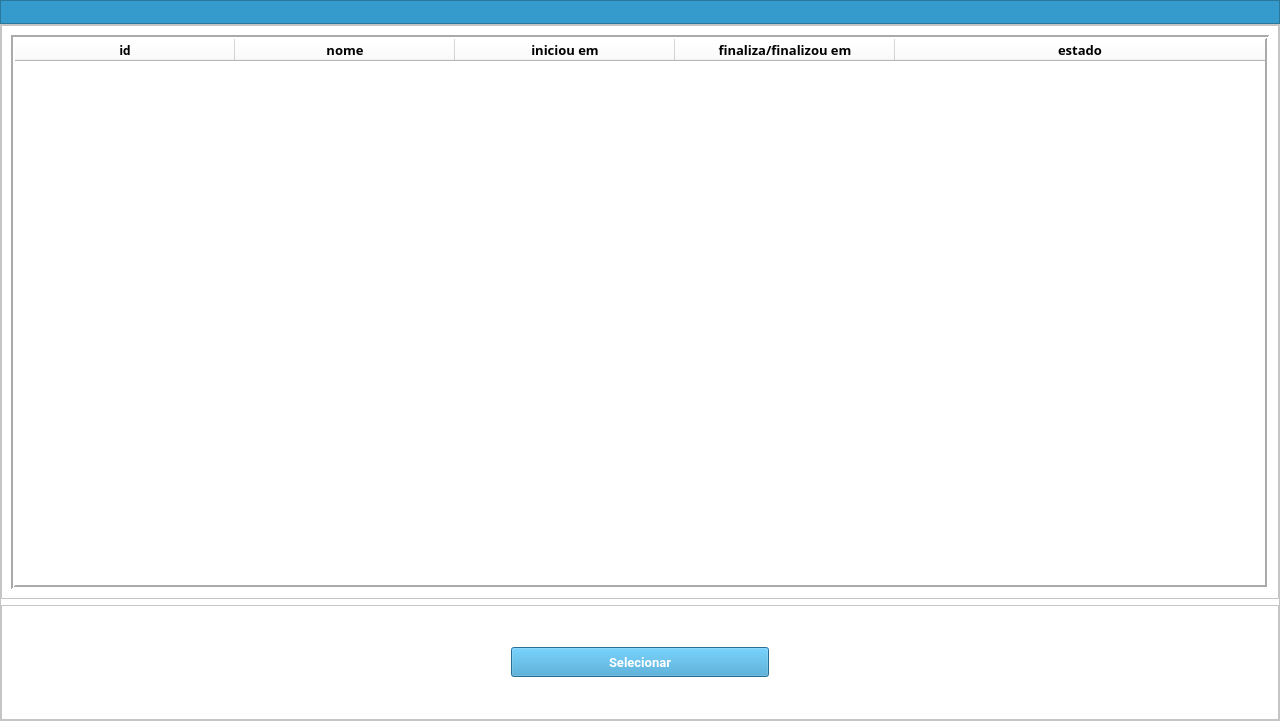
<?xml version="1.0" encoding="UTF-8"?>
<ui version="4.0">
 <class>MainWindow</class>
 <widget class="QMainWindow" name="MainWindow">
  <property name="geometry">
   <rect>
    <x>0</x>
    <y>0</y>
    <width>1280</width>
    <height>721</height>
   </rect>
  </property>
  <property name="windowTitle">
   <string>Iniciar Sessão</string>
  </property>
  <property name="windowIcon">
   <iconset>
    <normaloff>icons/logo_50.png</normaloff>icons/logo_50.png</iconset>
  </property>
  <widget class="QWidget" name="centralwidget">
   <layout class="QVBoxLayout" name="verticalLayout_2">
    <property name="spacing">
     <number>0</number>
    </property>
    <property name="leftMargin">
     <number>0</number>
    </property>
    <property name="topMargin">
     <number>0</number>
    </property>
    <property name="rightMargin">
     <number>0</number>
    </property>
    <property name="bottomMargin">
     <number>0</number>
    </property>
    <item>
     <widget class="QFrame" name="frame_menu">
      <property name="sizePolicy">
       <sizepolicy hsizetype="Maximum" vsizetype="Maximum">
        <horstretch>0</horstretch>
        <verstretch>0</verstretch>
       </sizepolicy>
      </property>
      <property name="maximumSize">
       <size>
        <width>16777214</width>
        <height>16777214</height>
       </size>
      </property>
      <property name="styleSheet">
       <string notr="true">background-color: rgb(53, 154, 204);</string>
      </property>
      <property name="frameShape">
       <enum>QFrame::StyledPanel</enum>
      </property>
      <property name="frameShadow">
       <enum>QFrame::Raised</enum>
      </property>
      <layout class="QHBoxLayout" name="horizontalLayout">
       <property name="spacing">
        <number>0</number>
       </property>
       <property name="leftMargin">
        <number>1</number>
       </property>
       <property name="topMargin">
        <number>0</number>
       </property>
       <property name="rightMargin">
        <number>0</number>
       </property>
       <property name="bottomMargin">
        <number>0</number>
       </property>
       <item alignment="Qt::AlignLeft">
        <widget class="QPushButton" name="pushButton_menu_main">
         <property name="enabled">
          <bool>true</bool>
         </property>
         <property name="text">
          <string/>
         </property>
         <property name="icon">
          <iconset>
           <normaloff>icons/logo_50.png</normaloff>icons/logo_50.png</iconset>
         </property>
         <property name="iconSize">
          <size>
           <width>24</width>
           <height>24</height>
          </size>
         </property>
         <property name="flat">
          <bool>true</bool>
         </property>
        </widget>
       </item>
       <item>
        <spacer name="horizontalSpacer">
         <property name="orientation">
          <enum>Qt::Horizontal</enum>
         </property>
         <property name="sizeHint" stdset="0">
          <size>
           <width>40</width>
           <height>20</height>
          </size>
         </property>
        </spacer>
       </item>
       <item>
        <widget class="QPushButton" name="pushButton_menu_exit">
         <property name="text">
          <string/>
         </property>
         <property name="icon">
          <iconset>
           <normaloff>icons/logout.png</normaloff>icons/logout.png</iconset>
         </property>
         <property name="iconSize">
          <size>
           <width>24</width>
           <height>24</height>
          </size>
         </property>
         <property name="flat">
          <bool>true</bool>
         </property>
        </widget>
       </item>
      </layout>
     </widget>
    </item>
    <item>
     <widget class="QFrame" name="frame">
      <property name="sizePolicy">
       <sizepolicy hsizetype="Preferred" vsizetype="Preferred">
        <horstretch>0</horstretch>
        <verstretch>1</verstretch>
       </sizepolicy>
      </property>
      <property name="styleSheet">
       <string notr="true">background-color: rgb(255, 255, 255);</string>
      </property>
      <property name="frameShape">
       <enum>QFrame::StyledPanel</enum>
      </property>
      <property name="frameShadow">
       <enum>QFrame::Raised</enum>
      </property>
      <layout class="QVBoxLayout" name="verticalLayout">
       <property name="leftMargin">
        <number>0</number>
       </property>
       <property name="topMargin">
        <number>0</number>
       </property>
       <property name="rightMargin">
        <number>0</number>
       </property>
       <property name="bottomMargin">
        <number>0</number>
       </property>
       <item>
        <widget class="QFrame" name="frame_2">
         <property name="sizePolicy">
          <sizepolicy hsizetype="Preferred" vsizetype="Preferred">
           <horstretch>0</horstretch>
           <verstretch>5</verstretch>
          </sizepolicy>
         </property>
         <property name="frameShape">
          <enum>QFrame::StyledPanel</enum>
         </property>
         <property name="frameShadow">
          <enum>QFrame::Raised</enum>
         </property>
         <layout class="QVBoxLayout" name="verticalLayout_3">
          <item>
           <widget class="QTableWidget" name="table">
            <property name="tabletTracking">
             <bool>false</bool>
            </property>
            <property name="autoFillBackground">
             <bool>false</bool>
            </property>
            <property name="frameShape">
             <enum>QFrame::Box</enum>
            </property>
            <property name="lineWidth">
             <number>2</number>
            </property>
            <property name="horizontalScrollBarPolicy">
             <enum>Qt::ScrollBarAlwaysOff</enum>
            </property>
            <property name="editTriggers">
             <set>QAbstractItemView::NoEditTriggers</set>
            </property>
            <property name="showDropIndicator" stdset="0">
             <bool>false</bool>
            </property>
            <property name="dragDropOverwriteMode">
             <bool>false</bool>
            </property>
            <property name="alternatingRowColors">
             <bool>false</bool>
            </property>
            <property name="selectionMode">
             <enum>QAbstractItemView::SingleSelection</enum>
            </property>
            <property name="selectionBehavior">
             <enum>QAbstractItemView::SelectRows</enum>
            </property>
            <property name="textElideMode">
             <enum>Qt::ElideLeft</enum>
            </property>
            <attribute name="horizontalHeaderCascadingSectionResizes">
             <bool>false</bool>
            </attribute>
            <attribute name="horizontalHeaderDefaultSectionSize">
             <number>220</number>
            </attribute>
            <attribute name="horizontalHeaderHighlightSections">
             <bool>false</bool>
            </attribute>
            <attribute name="horizontalHeaderMinimumSectionSize">
             <number>100</number>
            </attribute>
            <attribute name="horizontalHeaderStretchLastSection">
             <bool>true</bool>
            </attribute>
            <attribute name="verticalHeaderVisible">
             <bool>false</bool>
            </attribute>
            <column>
             <property name="text">
              <string>id</string>
             </property>
             <property name="font">
              <font>
               <family>Roboto</family>
               <pointsize>10</pointsize>
               <weight>75</weight>
               <bold>true</bold>
              </font>
             </property>
             <property name="background">
              <color>
               <red>53</red>
               <green>154</green>
               <blue>204</blue>
              </color>
             </property>
            </column>
            <column>
             <property name="text">
              <string>nome</string>
             </property>
             <property name="font">
              <font>
               <family>Roboto Mono for Powerline</family>
               <pointsize>10</pointsize>
               <weight>75</weight>
               <bold>true</bold>
              </font>
             </property>
             <property name="background">
              <color>
               <red>53</red>
               <green>154</green>
               <blue>204</blue>
              </color>
             </property>
            </column>
            <column>
             <property name="text">
              <string>iniciou em</string>
             </property>
             <property name="font">
              <font>
               <family>Roboto Mono for Powerline</family>
               <pointsize>10</pointsize>
               <weight>75</weight>
               <bold>true</bold>
              </font>
             </property>
             <property name="background">
              <color>
               <red>53</red>
               <green>154</green>
               <blue>204</blue>
              </color>
             </property>
            </column>
            <column>
             <property name="text">
              <string>finaliza/finalizou em</string>
             </property>
             <property name="font">
              <font>
               <family>Roboto Mono for Powerline</family>
               <pointsize>10</pointsize>
               <weight>75</weight>
               <bold>true</bold>
              </font>
             </property>
             <property name="background">
              <color>
               <red>53</red>
               <green>154</green>
               <blue>204</blue>
              </color>
             </property>
            </column>
            <column>
             <property name="text">
              <string>estado</string>
             </property>
             <property name="font">
              <font>
               <family>Roboto Mono for Powerline</family>
               <pointsize>10</pointsize>
               <weight>75</weight>
               <bold>true</bold>
              </font>
             </property>
             <property name="background">
              <color>
               <red>53</red>
               <green>154</green>
               <blue>204</blue>
              </color>
             </property>
            </column>
           </widget>
          </item>
         </layout>
        </widget>
       </item>
       <item>
        <widget class="QFrame" name="frame_4">
         <property name="sizePolicy">
          <sizepolicy hsizetype="Preferred" vsizetype="Preferred">
           <horstretch>0</horstretch>
           <verstretch>1</verstretch>
          </sizepolicy>
         </property>
         <property name="frameShape">
          <enum>QFrame::StyledPanel</enum>
         </property>
         <property name="frameShadow">
          <enum>QFrame::Raised</enum>
         </property>
         <property name="lineWidth">
          <number>0</number>
         </property>
         <layout class="QHBoxLayout" name="horizontalLayout_2">
          <item>
           <spacer name="horizontalSpacer_5">
            <property name="orientation">
             <enum>Qt::Horizontal</enum>
            </property>
            <property name="sizeType">
             <enum>QSizePolicy::Maximum</enum>
            </property>
            <property name="sizeHint" stdset="0">
             <size>
              <width>500</width>
              <height>10</height>
             </size>
            </property>
           </spacer>
          </item>
          <item>
           <widget class="QPushButton" name="pushButton_selecionar">
            <property name="sizePolicy">
             <sizepolicy hsizetype="Minimum" vsizetype="Fixed">
              <horstretch>0</horstretch>
              <verstretch>0</verstretch>
             </sizepolicy>
            </property>
            <property name="minimumSize">
             <size>
              <width>0</width>
              <height>0</height>
             </size>
            </property>
            <property name="maximumSize">
             <size>
              <width>700</width>
              <height>30</height>
             </size>
            </property>
            <property name="font">
             <font>
              <family>Roboto</family>
              <pointsize>10</pointsize>
              <weight>75</weight>
              <bold>true</bold>
             </font>
            </property>
            <property name="autoFillBackground">
             <bool>false</bool>
            </property>
            <property name="styleSheet">
             <string notr="true">background-color: rgb(53, 154, 204);
color: rgb(255, 255, 255);</string>
            </property>
            <property name="text">
             <string>Selecionar</string>
            </property>
            <property name="iconSize">
             <size>
              <width>30</width>
              <height>30</height>
             </size>
            </property>
            <property name="autoDefault">
             <bool>false</bool>
            </property>
            <property name="default">
             <bool>false</bool>
            </property>
            <property name="flat">
             <bool>false</bool>
            </property>
           </widget>
          </item>
          <item>
           <spacer name="horizontalSpacer_4">
            <property name="orientation">
             <enum>Qt::Horizontal</enum>
            </property>
            <property name="sizeType">
             <enum>QSizePolicy::Maximum</enum>
            </property>
            <property name="sizeHint" stdset="0">
             <size>
              <width>500</width>
              <height>10</height>
             </size>
            </property>
           </spacer>
          </item>
         </layout>
        </widget>
       </item>
      </layout>
     </widget>
    </item>
   </layout>
  </widget>
 </widget>
 <resources/>
 <connections/>
</ui>
